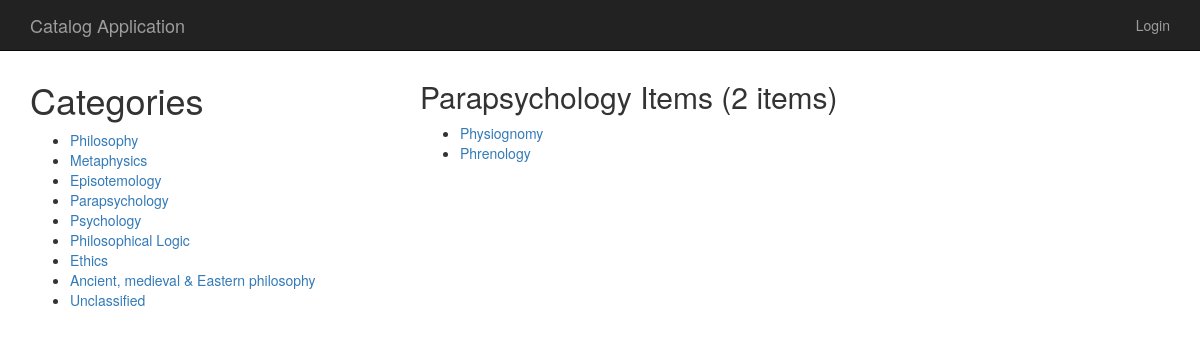
/catalog/4/items/, run on the app's committed database.
### database_setup.py (models this page shows, shortened)
class Category(Base):
    __tablename__ = 'category'
    id = Column(Integer, primary_key = True)
    name = Column(String, nullable = False, unique = True)
    user_id = Column(Integer, ForeignKey('user.id'))
    user = relationship(User)

class Item(Base):
    __tablename__ = 'item'
    id = Column(Integer, primary_key = True)
    name = Column(String(250), nullable = False)
    description = Column(String(500))
    create_time = Column(DateTime, default=func.now())
    category_id = Column(Integer, ForeignKey('category.id'))
    category = relationship(Category)
    user_id = Column(Integer, ForeignKey('user.id'))
    user = relationship(User)

### application.py (the view)
@app.route('/catalog/<int:category_id>/')
@app.route('/catalog/<int:category_id>/items/')
def showCategoryItems(category_id):
    categories = session.query(Category).all()
    category = session.query(Category).filter_by(id=category_id).one()
    items = session.query(Item).filter_by(category_id = category.id).all()
    if 'username' not in login_session or category.user_id != login_session['user_id']:
        return render_template('publiccategory.html', categories=categories,
            category=category, items=items)
    else:
        return render_template('category.html', categories=categories,
            category=category, items=items)

### templates/publiccategory.html (shortened to what this page needs)
{% extends "layout.html" %}
{% block leftpane %}
    {{ super() }}
{% endblock %}
{% block main %}
    <h2>{{ category.name }} Items ({{items|length}} items)</h2>
    <ul>
    {% for i in items %}
        <li><a href='{{url_for('showItemDescription', category_id=category.id, item_id=i.id)}}'>{{ i.name }}</a></li>
    {% endfor %}
    </ul>
{% endblock %}

### templates/layout.html (shortened to what this page needs)
{% extends "bootstrap/base.html" %}
{% block styles %}
{{super()}}
<link rel="stylesheet" href="{{url_for('.static', filename='appstyle.css')}}">
{% endblock %}
{% block navbar %}
<div class="navbar navbar-inverse navbar-fixed-top">
    <div class="container">
        <div class="navbar-header">
            <a class="navbar-brand" href="/">Catalog Application</a>
        </div>
        <div class="collapse navbar-collapse">
            <ul class="nav navbar-nav navbar-right">
            {% if 'username' not in session %}
                <li><a href="{{url_for('showLogin')}}">Login</a></li>
            {% else %}
                <li><a href="{{url_for('disconnect')}}">Logout</a></li>
            {% endif %}
            </ul>
        </div>
    </div>
</div>
{% endblock %}
{% block content %}
    <div class="container main-container theme-showcase" role="main">
        <div class="row">
            <div class = 'col-md-4'>
                {% block leftpane %}
                    <h1>Categories</h1>
                    <ul>
                    {% for c in categories %}
                        <li><a href='{{url_for('showCategoryItems', category_id=c.id)}}'>{{ c.name }}</a></li>
                    {% endfor %}
                    </ul>
                {% endblock %}
            </div>
            <div class='col-md-8'>
                <div class = 'main'>
                    {% block main %}
                    {% endblock %}
                </div>
            </div>
        </div>
    </div>
{% endblock %}

### static/appstyle.css (style rules this page uses)
.main-container { margin-top: 60px; }

### data on the page
Category: name "Philosophy"
Category: name "Metaphysics"
Category: name "Episotemology"
Category: name "Parapsychology"
Category: name "Psychology"
Category: name "Philosophical Logic"
Category: name "Ethics"
Category: name "Ancient, medieval & Eastern philosophy"
Category: name "Unclassified"
Item: name "Physiognomy"
Item: name "Phrenology"

### other printed values
{{ items|length }} "2"
